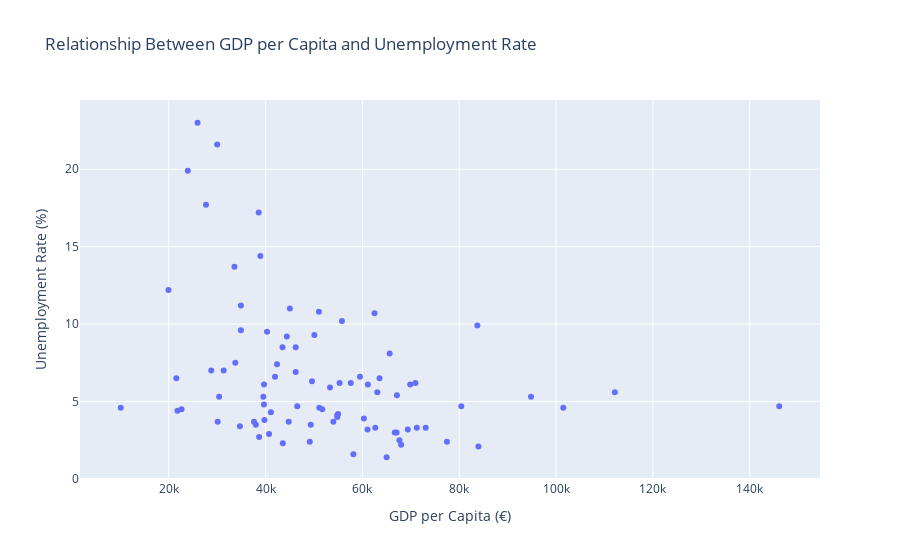

Here is the notebook cell this chart was saved with:
### Markdown cell above
- ***Distribution of GDP per Capita***

- The histogram for GDP per Capita shows how income levels are spread across the cities.
From the plot, we observe:

- The distribution is right-skewed, as the skewness is (>0.5), meaning most cities have lower to medium GDP per Capita, while a smaller number have very high values.

- There are some high-income cities, but they are fewer compared to the rest.

This suggests that income levels are not evenly distributed, and a majority of areas have relatively moderate economic output.

### Code cell
import plotly.express as px

fig = px.scatter(
    df_final,
    x="GDP per Capita",
    y="Unemployment Rate",
    title="Relationship Between GDP per Capita and Unemployment Rate",
    labels={
        "GDP per Capita": "GDP per Capita (€)",
        "Unemployment Rate": "Unemployment Rate (%)"
    }
)

fig.show()

### Figure 1 — Plotly figure (JSON) as saved in the notebook; plotly's stock layout.template omitted (floating-point values rounded to 4 significant figures)
{"data": [{"hovertemplate": "GDP per Capita (€)=%{x}<br>Unemployment Rate (%)=%{y}<extra></extra>", "legendgroup": "", "marker": {"color": "#636efa", "symbol": "circle"}, "mode": "markers", "name": "", "orientation": "v", "showlegend": false, "type": "scatter", "x": [55770.0, 66690.0, 62500.0, 57600.0, 53310.0, 63080.0, 43560.0, 10090.0, 80430.0, 83750.0, 94830.0, 34910.0, 34910.0, 65000.0, 30100.0, 46550.0, 61060.0, 83960.0, 60310.0, 69370.0, 67640.0, 41100.0, 39770.0, 71240.0, 54830.0, 63540.0, 40300.0, 51020.0, 45020.0, 33570.0, 30000.0, 27690.0, 49330.0, 59500.0, 41950.0, 65630.0, 46230.0, 46230.0, 69860.0, 37990.0, 39670.0, 33750.0, 54000.0, 38580.0, 23940.0, 38660.0, 21560.0, 49130.0, 21800.0, 22650.0, 101500.0, 146100.0, 50090.0, 61130.0, 25950.0, 43500.0, 55280.0, 39680.0, 112100.0, 39540.0, 44780.0, 54980.0, 73060.0, 54780.0, 67060.0, 62660.0, 67130.0, 51100.0, 58140.0, 67990.0, 37620.0, 40720.0, 42360.0, 31340.0, 28780.0, 30410.0, 34710.0, 77460.0, 51730.0, 70950.0, 49590.0, 44390.0, 38920.0, 19940.0], "xaxis": "x", "y": [10.2, 3.0, 10.7, 6.2, 5.9, 5.6, 2.3, 4.6, 4.7, 9.9, 5.3, 9.6, 11.2, 1.4, 3.7, 4.7, 3.2, 2.1, 3.9, 3.2, 2.5, 4.3, 3.8, 3.3, 4.0, 6.5, 9.5, 10.8, 11.0, 13.7, 21.6, 17.7, 3.5, 6.6, 6.6, 8.1, 6.9, 8.5, 6.1, 3.5, 4.8, 7.5, 3.7, 17.2, 19.9, 2.7, 6.5, 2.4, 4.4, 4.5, 4.6, 4.7, 9.3, 6.1, 23.0, 8.5, 6.2, 6.1, 5.6, 5.3, 3.7, 4.2, 3.3, 4.1, 3.0, 3.3, 5.4, 4.6, 1.6, 2.2, 3.7, 2.9, 7.4, 7.0, 7.0, 5.3, 3.4, 2.4, 4.5, 6.2, 6.3, 9.2, 14.4, 12.2], "yaxis": "y"}], "layout": {"legend": {"tracegroupgap": 0}, "title": {"text": "Relationship Between GDP per Capita and Unemployment Rate"}, "xaxis": {"anchor": "y", "domain": [0, 1], "title": {"text": "GDP per Capita (€)"}}, "yaxis": {"anchor": "x", "domain": [0, 1], "title": {"text": "Unemployment Rate (%)"}}}}
